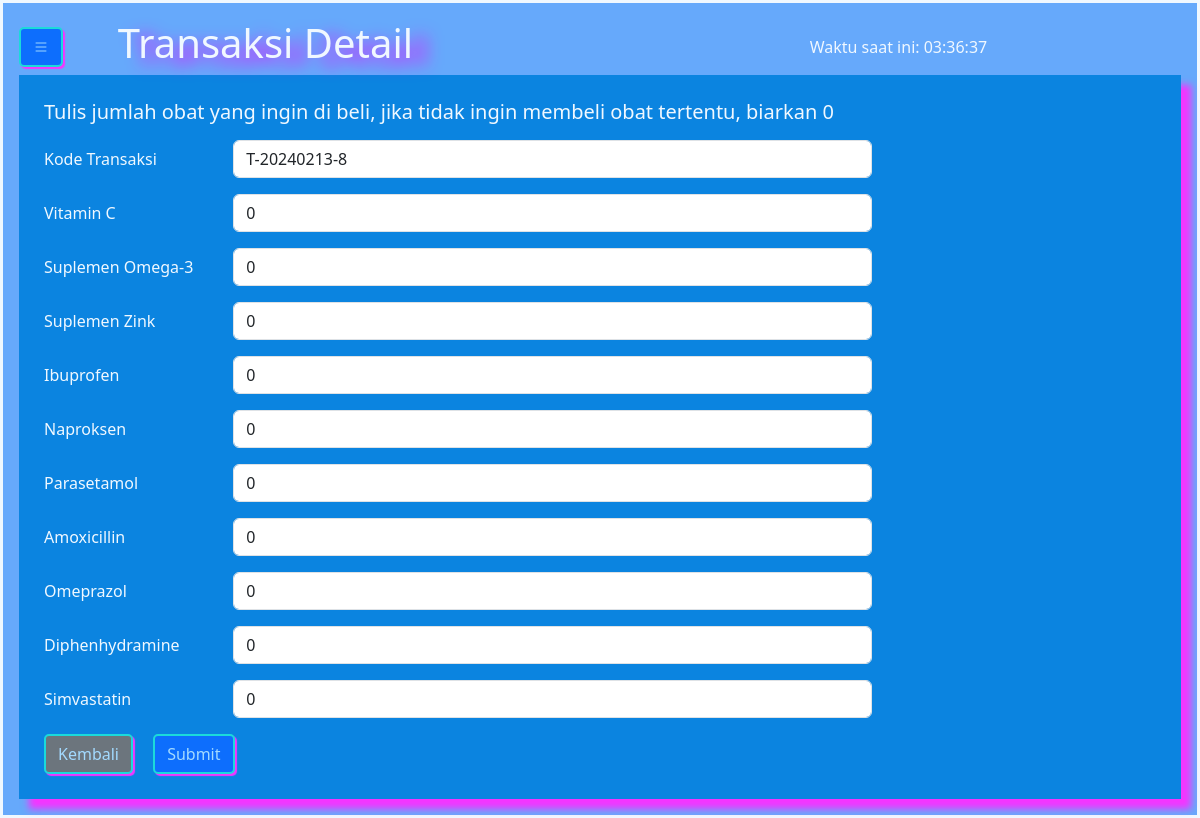
Screenshot of /transaksi_detail.php (signed in) with the database file from the repository.
### tables this page shows
CREATE TABLE `obat` (
  `idobat` int(11) NOT NULL,
  `kode_obat` varchar(45) NOT NULL,
  `nama_obat` varchar(50) NOT NULL,
  `deskripsi` text NOT NULL,
  `dosis` varchar(45) NOT NULL,
  `harga` double NOT NULL,
  `stok` int(11) NOT NULL,
  `expired` date NOT NULL,
  `kemasan` varchar(50) NOT NULL,
  `idkategori` int(11) NOT NULL
);

### function.php (called while the page is built, shortened)
<?php
$koneksi = mysqli_connect("localhost", "root", "", "dataobat");
function query($query)
{
    global $koneksi;
    $result = mysqli_query($koneksi, $query);
    $rows = [];
    while ($row = mysqli_fetch_assoc($result)) {
        $rows[] = $row;
    }
    return $rows;
}
function jumlah_data($data)
{
    global $koneksi;
    $query = mysqli_query($koneksi, $data);
    $jumlah_data = mysqli_num_rows($query);
    return $jumlah_data;
}
function dekripsi($teks)
{
    $text = $teks;
    $kunci = 'DataObat';
    $key = hash('sha256', $kunci);
    $pkey = "123";
    $method = "aes-192-cfb1";
    $iv = substr(hash('sha256', $pkey), 0, 16);
    $dekripsi = base64_decode($text);
    $dekripsi = openssl_decrypt($dekripsi, $method, $key, 0, $iv);
    return $dekripsi;
}
function getKodeTransaksi() {
    $query = "SELECT * FROM transaksi";
    $kode = "";
    $jumlah = jumlah_data($query);
    $tanggal = date("Ymd");
    if($jumlah == 0) {
        $kode = "T-". $tanggal . "-1";
    } else {
        for($i = 1; $i <= $jumlah; $i++) {
            $kode_transaksi = "T-". $tanggal . "-" . $i;
            $totalP = jumlah_data("SELECT * FROM transaksi WHERE kode_transaksi = '$kode_transaksi'");
            if ($totalP == 0) {
                $kode = "T-". $tanggal . "-" . $i;
                break;
            } else {
                $angka = $jumlah + 1;
                $kode = "T-". $tanggal . "-" . $angka;
            }
        };
    }
    return $kode;
}
function getUser() {
    if(isset($_COOKIE['DataObat'])) {
        $iduser = dekripsi($_COOKIE['DataObat']);
        $data_user = query("SELECT * FROM user WHERE iduser = $iduser")[0];
    } else {
        echo "
            <script>
                document.location.href='logout.php';
            </script>
        ";
    }
    return $data_user;
}

### transaksi_detail.php (the view, shortened to what this page needs)
<?php
require_once 'function.php';
$obat = query("SELECT * FROM obat ORDER BY idkategori");
$kode_transaksi = getKodeTransaksi();
$data_user = getUser();
?>
<!DOCTYPE html>
<html lang="en">
<head>
    <link href="https://cdn.jsdelivr.net/npm/bootstrap@5.3.2/dist/css/bootstrap.min.css" rel="stylesheet"
>
    <link rel="stylesheet" href="style.css">
    <link rel="stylesheet" href="https://cdn.datatables.net/1.13.4/css/jquery.dataTables.min.css">
    <link rel="stylesheet" href="https://cdn.jsdelivr.net/npm/bootstrap-icons@1.11.3/font/bootstrap-icons.min.css">
</head>
<body>
    <div class="content m-0 atasan">
        <div class="row">
            <div class="col-1">
                <button class="btn btn-primary" type="button" data-bs-toggle="offcanvas"
                    data-bs-target="#offcanvasExample" aria-controls="offcanvasExample">
                    <i class="bi bi-list"></i>
                </button>
            </div>
            <div class="col-7">
                <h1>Transaksi Detail</h1>
            </div>
            <div class="col-3" id="clock">
            </div>
        </div>
        <div class="contents">
            <div class="box1">
                <h5 class="mb-3">Tulis jumlah obat yang ingin di beli, jika tidak ingin membeli obat tertentu, biarkan 0
                </h5>
                <form method="post" action="">
                    <div class="row mb-3">
                        <label for="kode_transaksi" class="col-sm-2 col-form-label">Kode Transaksi</label>
                        <div class="col-sm-7">
                            <input type="text" min="0" step="1" class="form-control" id="kode_transaksi"
                                value="<?= $kode_transaksi; ?>" name="kode_transaksi" readonly>
                        </div>
                    </div>
                    <?php foreach ($obat as $o): ?>
                        <div class="row mb-3">
                            <label for="<?= $o['kode_obat']; ?>" class="col-sm-2 col-form-label"><?= $o['nama_obat']; ?></label>
                            <div class="col-sm-7">
                                <input type="number" min="0" step="1" class="form-control" id="<?= $o['kode_obat']; ?>"
                                    value="0" name="<?= $o['kode_obat']; ?>">
                            </div>
                        </div>
                    <?php endforeach; ?>
                    <?php if ($data_user['level'] == "admin"): ?>
                        <a href="Transaksi.php" class="btn btn-secondary me-3">Kembali</a>
                    <?php else: ?>
                        <a href="Maintransaksi.php" class="btn btn-secondary me-3">Kembali</a>
                    <?php endif; ?>
                    <button type="submit" class="btn btn-primary" name="submit">Submit</button>
                </form>
            </div>
        </div>
    </div>
</body>
</html>

### style.css (style rules this page uses)
.atasan { color: aliceblue; background-color: rgb(67, 149, 149); border: solid; }
.content { background-color: rgb(102, 169, 251); min-height: 100vh; width: 100%; margin-left: 250px; padding: 16px; }
.h1, h1 { font-size: calc(1.375rem + 1.5vw); filter:drop-shadow(16px 7px 8px #e30fff); }
.box1 { background-color : rgb(11, 132, 224); color: aliceblue; box-shadow: 10px 10px 7px #f435ff; padding: 25px; }
.row { align-items: center; }
.btn { display: inline-block; text-align: center; text-decoration: none; cursor: pointer; border: 2px solid rgb(27, 218, 218); color: #a3daff; border-radius: 5px; transition: all 0.3s ease-in-out; box-shadow: 2px 2px 1px #f435ff; }

### rows the page displays
obat: nama_obat "Vitamin C"
obat: nama_obat "Suplemen Omega-3"
obat: nama_obat "Suplemen Zink"
obat: nama_obat "Ibuprofen"
obat: nama_obat "Naproksen"
obat: nama_obat "Parasetamol"
obat: nama_obat "Amoxicillin"
obat: nama_obat "Omeprazol"
obat: nama_obat "Diphenhydramine"
obat: nama_obat "Simvastatin"
